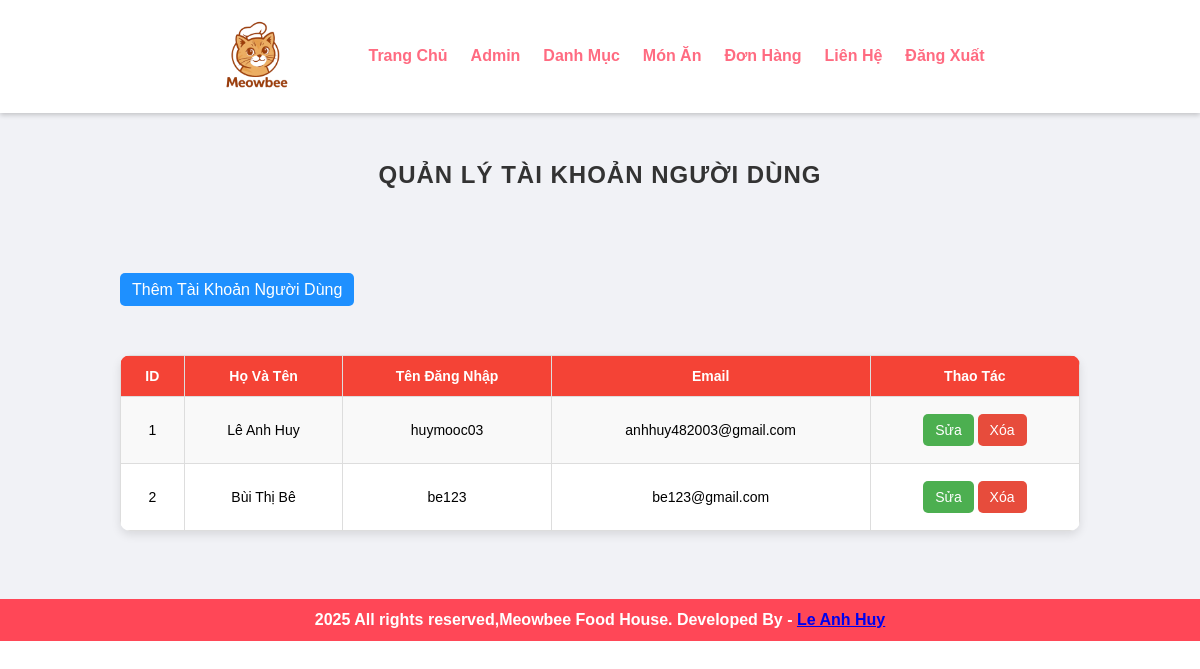
Page /admin/manage-user.php (signed in) on the committed database.
### tables this page shows
CREATE TABLE `tbl_users` (
  `id` int(11) NOT NULL,
  `full_name` varchar(100) NOT NULL,
  `username` varchar(50) NOT NULL,
  `email` varchar(100) NOT NULL,
  `password` varchar(255) NOT NULL,
  `created_at` timestamp NOT NULL DEFAULT current_timestamp()
);

### admin/manage-user.php (the view, shortened to what this page needs)
<?php include('partials/menu.php'); ?>
<div class="main-content">
    <div class="wrapper">
        <h1>Quản Lý Tài Khoản Người Dùng</h1>
        <br />
        <br><br><br>
        <a href="add-user.php" class="btn-primary">Thêm Tài Khoản Người Dùng</a>
        <br /><br /><br />
        <table class="tbl-full">
            <tr>
                <th>ID</th>
                <th>Họ Và Tên</th>
                <th>Tên Đăng Nhập</th>
                <th>Email</th>
                <th>Thao Tác</th>
            </tr>
            <?php
                $sql = "SELECT * FROM tbl_users";
                $res = mysqli_query($conn, $sql);
                if($res == TRUE)
                {
                    $count = mysqli_num_rows($res);
                    $sn = 1;
                    if($count > 0)
                    {
                        while($rows = mysqli_fetch_assoc($res))
                        {
                            $id = $rows['id'];
                            $full_name = $rows['full_name'];
                            $username = $rows['username'];
                            $email = $rows['email'];
                            ?>
                            <tr>
                                <td><?php echo $sn++; ?></td>
                                <td><?php echo $full_name; ?></td>
                                <td><?php echo $username; ?></td>
                                <td><?php echo $email; ?></td>
                                <td>
                                    <a href="<?php echo SITEURL; ?>admin/update-user.php?id=<?php echo $id; ?>" class="btn-secondary">Sửa</a>
                                    <a href="<?php echo SITEURL; ?>admin/delete-user.php?id=<?php echo $id; ?>" class="btn-danger">Xóa</a>
                                </td>
                            </tr>
                            <?php
                        }
                    }
                    else
                    {
                        echo "<tr><td colspan='5' class='error'>Không có tài khoản người dùng nào.</td></tr>";
                    }
                }
            ?>
        </table>
    </div>
</div>
<?php include('partials/footer.php'); ?>

### css/admin.css (style rules this page uses)
* { margin: 0; padding: 0; font-family: Arial, Helvetica, sans-serif; }
.wrapper { padding: 1%; width: 80%; margin: 0 auto; }
.tbl-full { width: 100%; border-collapse: collapse; margin: 20px 0; font-size: 14px; text-align: left; background-color: #fff; border-radius: 10px; overflow: hidden; box-shadow: 0 4px 10px rgba(0, 0, 0, 0.1); }
.tbl-full th, .tbl-full td { border: 1px solid #ddd; padding: 12px; text-align: center; }
.tbl-full th { background-color: #f44336; color: white; font-weight: bold; }
.tbl-full tr:nth-child(even) { background-color: #f9f9f9; }
.tbl-full td { position: relative; padding: 12px; text-align: center; vertical-align: middle; }
.btn-primary { background-color: #1e90ff; color: white; padding: 8px 12px; text-decoration: none; border-radius: 5px; transition: background-color 0.3s ease; }
.btn-secondary { background-color: #4caf50; color: white; padding: 8px 12px; font-size: 14px; text-decoration: none; border-radius: 5px; transition: 0.3s ease; display: inline-block; margin: 5px 0; white-space: nowrap; }
.btn-danger { background-color: #e74c3c; color: white; padding: 8px 12px; text-decoration: none; border-radius: 5px; transition: background-color 0.3s ease; display: inline-block; white-space: nowrap; }
h1 { font-size: 24px; color: #333; text-align: center; margin-bottom: 20px; text-transform: uppercase; letter-spacing: 1px; }
.main-content { background-color: #f1f2f6; padding: 3% 0; }

### rows in the picture
tbl_users: full_name "Lê Anh Huy", username "huymooc03", email "anhhuy482003@gmail.com"
tbl_users: full_name "Bùi Thị Bê", username "be123", email "be123@gmail.com"
